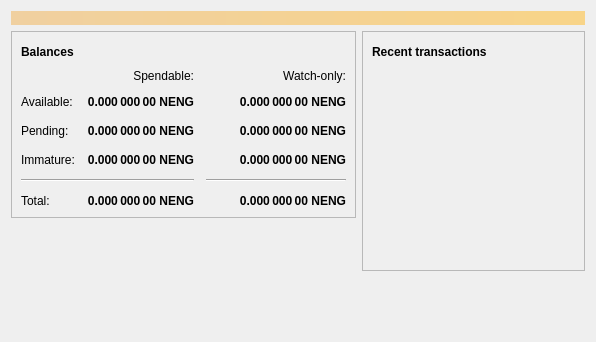
<?xml version="1.0" encoding="UTF-8"?>
<ui version="4.0">
 <class>OverviewPage</class>
 <widget class="QWidget" name="OverviewPage">
  <property name="geometry">
   <rect>
    <x>0</x>
    <y>0</y>
    <width>596</width>
    <height>342</height>
   </rect>
  </property>
  <property name="windowTitle">
   <string>Form</string>
  </property>
  <layout class="QVBoxLayout" name="topLayout">
   <item>
    <widget class="QLabel" name="labelAlerts">
     <property name="visible">
      <bool>false</bool>
     </property>
     <property name="styleSheet">
      <string notr="true">QLabel { background-color: qlineargradient(x1: 0, y1: 0, x2: 1, y2: 0, stop:0 #F0D0A0, stop:1 #F8D488); color:#000000; }</string>
     </property>
     <property name="wordWrap">
      <bool>true</bool>
     </property>
     <property name="margin">
      <number>3</number>
     </property>
     <property name="textInteractionFlags">
      <set>Qt::TextSelectableByMouse</set>
     </property>
    </widget>
   </item>
   <item>
    <layout class="QHBoxLayout" name="horizontalLayout" stretch="1,1">
     <item>
      <layout class="QVBoxLayout" name="verticalLayout_2">
       <item>
        <widget class="QFrame" name="frame">
         <property name="frameShape">
          <enum>QFrame::StyledPanel</enum>
         </property>
         <property name="frameShadow">
          <enum>QFrame::Raised</enum>
         </property>
         <layout class="QVBoxLayout" name="verticalLayout_4">
          <item>
           <layout class="QHBoxLayout" name="horizontalLayout_4">
            <item>
             <widget class="QLabel" name="label_5">
              <property name="font">
               <font>
                <weight>75</weight>
                <bold>true</bold>
               </font>
              </property>
              <property name="text">
               <string>Balances</string>
              </property>
             </widget>
            </item>
            <item>
             <widget class="QPushButton" name="labelWalletStatus">
              <property name="enabled">
               <bool>true</bool>
              </property>
              <property name="maximumSize">
               <size>
                <width>30</width>
                <height>16777215</height>
               </size>
              </property>
              <property name="toolTip">
               <string>The displayed information may be out of date. Your wallet automatically synchronizes with the Nengcoin network after a connection is established, but this process has not completed yet.</string>
              </property>
              <property name="text">
               <string/>
              </property>
              <property name="icon">
               <iconset resource="../bitcoin.qrc">
                <normaloff>:/icons/warning</normaloff>
                <disabledoff>:/icons/warning</disabledoff>:/icons/warning</iconset>
              </property>
              <property name="iconSize">
               <size>
                <width>24</width>
                <height>24</height>
               </size>
              </property>
              <property name="flat">
               <bool>true</bool>
              </property>
             </widget>
            </item>
            <item>
             <spacer name="horizontalSpacer_3">
              <property name="orientation">
               <enum>Qt::Horizontal</enum>
              </property>
              <property name="sizeHint" stdset="0">
               <size>
                <width>40</width>
                <height>20</height>
               </size>
              </property>
             </spacer>
            </item>
           </layout>
          </item>
          <item>
           <layout class="QGridLayout" name="gridLayout">
            <property name="spacing">
             <number>12</number>
            </property>
            <item row="2" column="2">
             <widget class="QLabel" name="labelWatchPending">
              <property name="font">
               <font>
                <weight>75</weight>
                <bold>true</bold>
               </font>
              </property>
              <property name="cursor">
               <cursorShape>IBeamCursor</cursorShape>
              </property>
              <property name="toolTip">
               <string>Unconfirmed transactions to watch-only addresses</string>
              </property>
              <property name="text">
               <string notr="true">0.000 000 00 NENG</string>
              </property>
              <property name="alignment">
               <set>Qt::AlignRight|Qt::AlignTrailing|Qt::AlignVCenter</set>
              </property>
              <property name="textInteractionFlags">
               <set>Qt::LinksAccessibleByMouse|Qt::TextSelectableByKeyboard|Qt::TextSelectableByMouse</set>
              </property>
             </widget>
            </item>
            <item row="2" column="1">
             <widget class="QLabel" name="labelUnconfirmed">
              <property name="font">
               <font>
                <weight>75</weight>
                <bold>true</bold>
               </font>
              </property>
              <property name="cursor">
               <cursorShape>IBeamCursor</cursorShape>
              </property>
              <property name="toolTip">
               <string>Total of transactions that have yet to be confirmed, and do not yet count toward the spendable balance</string>
              </property>
              <property name="text">
               <string notr="true">0.000 000 00 NENG</string>
              </property>
              <property name="alignment">
               <set>Qt::AlignRight|Qt::AlignTrailing|Qt::AlignVCenter</set>
              </property>
              <property name="textInteractionFlags">
               <set>Qt::LinksAccessibleByMouse|Qt::TextSelectableByKeyboard|Qt::TextSelectableByMouse</set>
              </property>
             </widget>
            </item>
            <item row="3" column="2">
             <widget class="QLabel" name="labelWatchImmature">
              <property name="font">
               <font>
                <weight>75</weight>
                <bold>true</bold>
               </font>
              </property>
              <property name="cursor">
               <cursorShape>IBeamCursor</cursorShape>
              </property>
              <property name="toolTip">
               <string>Mined balance in watch-only addresses that has not yet matured</string>
              </property>
              <property name="text">
               <string notr="true">0.000 000 00 NENG</string>
              </property>
              <property name="alignment">
               <set>Qt::AlignRight|Qt::AlignTrailing|Qt::AlignVCenter</set>
              </property>
              <property name="textInteractionFlags">
               <set>Qt::LinksAccessibleByMouse|Qt::TextSelectableByKeyboard|Qt::TextSelectableByMouse</set>
              </property>
             </widget>
            </item>
            <item row="4" column="0" colspan="2">
             <widget class="Line" name="line">
              <property name="orientation">
               <enum>Qt::Horizontal</enum>
              </property>
             </widget>
            </item>
            <item row="4" column="2">
             <widget class="Line" name="lineWatchBalance">
              <property name="sizePolicy">
               <sizepolicy hsizetype="Preferred" vsizetype="Fixed">
                <horstretch>0</horstretch>
                <verstretch>0</verstretch>
               </sizepolicy>
              </property>
              <property name="minimumSize">
               <size>
                <width>140</width>
                <height>0</height>
               </size>
              </property>
              <property name="orientation">
               <enum>Qt::Horizontal</enum>
              </property>
             </widget>
            </item>
            <item row="5" column="0">
             <widget class="QLabel" name="labelTotalText">
              <property name="text">
               <string>Total:</string>
              </property>
             </widget>
            </item>
            <item row="3" column="1">
             <widget class="QLabel" name="labelImmature">
              <property name="font">
               <font>
                <weight>75</weight>
                <bold>true</bold>
               </font>
              </property>
              <property name="cursor">
               <cursorShape>IBeamCursor</cursorShape>
              </property>
              <property name="toolTip">
               <string>Mined balance that has not yet matured</string>
              </property>
              <property name="text">
               <string notr="true">0.000 000 00 NENG</string>
              </property>
              <property name="alignment">
               <set>Qt::AlignRight|Qt::AlignTrailing|Qt::AlignVCenter</set>
              </property>
              <property name="textInteractionFlags">
               <set>Qt::LinksAccessibleByMouse|Qt::TextSelectableByKeyboard|Qt::TextSelectableByMouse</set>
              </property>
             </widget>
            </item>
            <item row="2" column="3">
             <spacer name="horizontalSpacer_2">
              <property name="orientation">
               <enum>Qt::Horizontal</enum>
              </property>
              <property name="sizeHint" stdset="0">
               <size>
                <width>40</width>
                <height>20</height>
               </size>
              </property>
             </spacer>
            </item>
            <item row="3" column="0">
             <widget class="QLabel" name="labelImmatureText">
              <property name="text">
               <string>Immature:</string>
              </property>
             </widget>
            </item>
            <item row="5" column="1">
             <widget class="QLabel" name="labelTotal">
              <property name="font">
               <font>
                <weight>75</weight>
                <bold>true</bold>
               </font>
              </property>
              <property name="cursor">
               <cursorShape>IBeamCursor</cursorShape>
              </property>
              <property name="toolTip">
               <string>Your current total balance</string>
              </property>
              <property name="text">
               <string notr="true">0.000 000 00 NENG</string>
              </property>
              <property name="alignment">
               <set>Qt::AlignRight|Qt::AlignTrailing|Qt::AlignVCenter</set>
              </property>
              <property name="textInteractionFlags">
               <set>Qt::LinksAccessibleByMouse|Qt::TextSelectableByKeyboard|Qt::TextSelectableByMouse</set>
              </property>
             </widget>
            </item>
            <item row="5" column="2">
             <widget class="QLabel" name="labelWatchTotal">
              <property name="font">
               <font>
                <weight>75</weight>
                <bold>true</bold>
               </font>
              </property>
              <property name="cursor">
               <cursorShape>IBeamCursor</cursorShape>
              </property>
              <property name="toolTip">
               <string>Current total balance in watch-only addresses</string>
              </property>
              <property name="text">
               <string notr="true">0.000 000 00 NENG</string>
              </property>
              <property name="alignment">
               <set>Qt::AlignRight|Qt::AlignTrailing|Qt::AlignVCenter</set>
              </property>
              <property name="textInteractionFlags">
               <set>Qt::LinksAccessibleByMouse|Qt::TextSelectableByKeyboard|Qt::TextSelectableByMouse</set>
              </property>
             </widget>
            </item>
            <item row="0" column="2">
             <widget class="QLabel" name="labelWatchonly">
              <property name="text">
               <string>Watch-only:</string>
              </property>
              <property name="alignment">
               <set>Qt::AlignRight|Qt::AlignTrailing|Qt::AlignVCenter</set>
              </property>
             </widget>
            </item>
            <item row="1" column="0">
             <widget class="QLabel" name="labelBalanceText">
              <property name="text">
               <string>Available:</string>
              </property>
             </widget>
            </item>
            <item row="1" column="1">
             <widget class="QLabel" name="labelBalance">
              <property name="font">
               <font>
                <weight>75</weight>
                <bold>true</bold>
               </font>
              </property>
              <property name="cursor">
               <cursorShape>IBeamCursor</cursorShape>
              </property>
              <property name="toolTip">
               <string>Your current spendable balance</string>
              </property>
              <property name="text">
               <string notr="true">0.000 000 00 NENG</string>
              </property>
              <property name="alignment">
               <set>Qt::AlignRight|Qt::AlignTrailing|Qt::AlignVCenter</set>
              </property>
              <property name="textInteractionFlags">
               <set>Qt::LinksAccessibleByMouse|Qt::TextSelectableByKeyboard|Qt::TextSelectableByMouse</set>
              </property>
             </widget>
            </item>
            <item row="1" column="2">
             <widget class="QLabel" name="labelWatchAvailable">
              <property name="font">
               <font>
                <weight>75</weight>
                <bold>true</bold>
               </font>
              </property>
              <property name="cursor">
               <cursorShape>IBeamCursor</cursorShape>
              </property>
              <property name="toolTip">
               <string>Your current balance in watch-only addresses</string>
              </property>
              <property name="text">
               <string notr="true">0.000 000 00 NENG</string>
              </property>
              <property name="alignment">
               <set>Qt::AlignRight|Qt::AlignTrailing|Qt::AlignVCenter</set>
              </property>
              <property name="textInteractionFlags">
               <set>Qt::LinksAccessibleByMouse|Qt::TextSelectableByKeyboard|Qt::TextSelectableByMouse</set>
              </property>
             </widget>
            </item>
            <item row="2" column="0">
             <widget class="QLabel" name="labelPendingText">
              <property name="text">
               <string>Pending:</string>
              </property>
             </widget>
            </item>
            <item row="0" column="1">
             <widget class="QLabel" name="labelSpendable">
              <property name="text">
               <string>Spendable:</string>
              </property>
              <property name="alignment">
               <set>Qt::AlignRight|Qt::AlignTrailing|Qt::AlignVCenter</set>
              </property>
             </widget>
            </item>
           </layout>
          </item>
         </layout>
        </widget>
       </item>
       <item>
        <spacer name="verticalSpacer">
         <property name="orientation">
          <enum>Qt::Vertical</enum>
         </property>
         <property name="sizeHint" stdset="0">
          <size>
           <width>20</width>
           <height>40</height>
          </size>
         </property>
        </spacer>
       </item>
      </layout>
     </item>
     <item>
      <layout class="QVBoxLayout" name="verticalLayout_3">
       <item>
        <widget class="QFrame" name="frame_2">
         <property name="frameShape">
          <enum>QFrame::StyledPanel</enum>
         </property>
         <property name="frameShadow">
          <enum>QFrame::Raised</enum>
         </property>
         <layout class="QVBoxLayout" name="verticalLayout">
          <item>
           <layout class="QHBoxLayout" name="horizontalLayout_2">
            <item>
             <widget class="QLabel" name="label_4">
              <property name="font">
               <font>
                <weight>75</weight>
                <bold>true</bold>
               </font>
              </property>
              <property name="text">
               <string>Recent transactions</string>
              </property>
             </widget>
            </item>
            <item>
             <widget class="QPushButton" name="labelTransactionsStatus">
              <property name="enabled">
               <bool>true</bool>
              </property>
              <property name="maximumSize">
               <size>
                <width>30</width>
                <height>16777215</height>
               </size>
              </property>
              <property name="toolTip">
               <string>The displayed information may be out of date. Your wallet automatically synchronizes with the Nengcoin network after a connection is established, but this process has not completed yet.</string>
              </property>
              <property name="text">
               <string/>
              </property>
              <property name="icon">
               <iconset resource="../bitcoin.qrc">
                <normaloff>:/icons/warning</normaloff>
                <disabledoff>:/icons/warning</disabledoff>:/icons/warning</iconset>
              </property>
              <property name="iconSize">
               <size>
                <width>24</width>
                <height>24</height>
               </size>
              </property>
              <property name="flat">
               <bool>true</bool>
              </property>
             </widget>
            </item>
            <item>
             <spacer name="horizontalSpacer">
              <property name="orientation">
               <enum>Qt::Horizontal</enum>
              </property>
              <property name="sizeHint" stdset="0">
               <size>
                <width>40</width>
                <height>20</height>
               </size>
              </property>
             </spacer>
            </item>
           </layout>
          </item>
          <item>
           <widget class="QListView" name="listTransactions">
            <property name="styleSheet">
             <string notr="true">QListView { background: transparent; }</string>
            </property>
            <property name="frameShape">
             <enum>QFrame::NoFrame</enum>
            </property>
            <property name="verticalScrollBarPolicy">
             <enum>Qt::ScrollBarAlwaysOff</enum>
            </property>
            <property name="horizontalScrollBarPolicy">
             <enum>Qt::ScrollBarAlwaysOff</enum>
            </property>
            <property name="selectionMode">
             <enum>QAbstractItemView::NoSelection</enum>
            </property>
           </widget>
          </item>
         </layout>
        </widget>
       </item>
       <item>
        <spacer name="verticalSpacer_2">
         <property name="orientation">
          <enum>Qt::Vertical</enum>
         </property>
         <property name="sizeHint" stdset="0">
          <size>
           <width>20</width>
           <height>40</height>
          </size>
         </property>
        </spacer>
       </item>
      </layout>
     </item>
    </layout>
   </item>
  </layout>
 </widget>
 <resources/>
 <connections/>
</ui>
